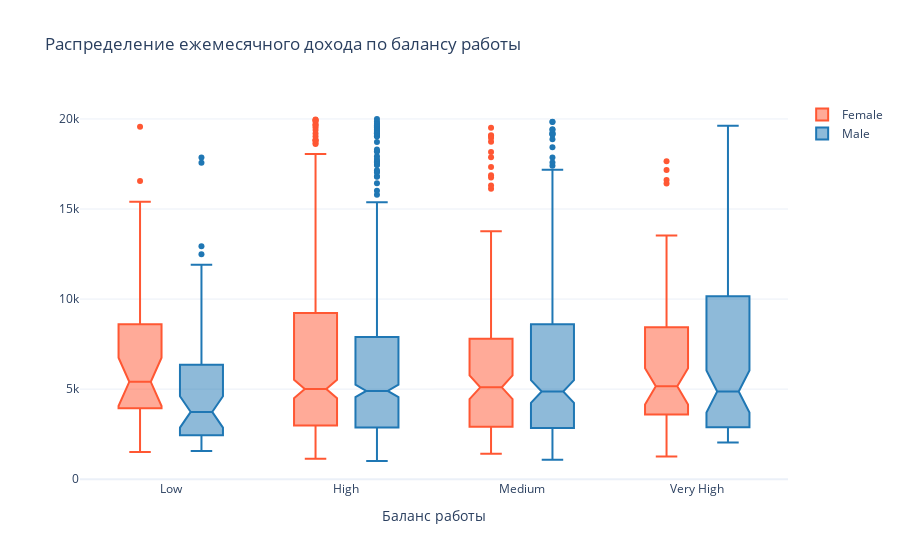

Notebook code for this chart:
### Markdown cell above
### Распределение ежемесячного дохода по балансу работы
У женщин с самой низкой оценкой баланса между работой и жизнью самая высокая медианная зарплата среди всех групп - 5400 долларов в месяц.

### Code cell
fig = go.Figure()

for i, gender in enumerate(df['Gender'].unique()):
    df_plot = df[df['Gender'] == gender]
    fig.add_trace(go.Box(
        x=df_plot['WorkLifeBalance'],
        y=df_plot['MonthlyIncome'],
        notched=True,
        line=dict(color=['#FF5733', '#1F77B4'][i]),
        name=gender
    ))

fig.update_layout(
    title='Распределение ежемесячного дохода по балансу работы',
    xaxis_title='Баланс работы',
    boxmode='group',
)

fig.show()

### Figure 1 — Plotly figure (JSON) as saved in the notebook; plotly's stock layout.template omitted (floating-point values rounded to 4 significant figures; data arrays with more than 128 entries replaced by an {"elided": "..."} marker saying what was removed)
{"data": [{"line": {"color": "#FF5733"}, "name": "Female", "notched": true, "type": "box", "x": {"elided": "588 str values"}, "y": {"elided": "588 int values"}}, {"line": {"color": "#1F77B4"}, "name": "Male", "notched": true, "type": "box", "x": {"elided": "882 str values"}, "y": {"elided": "882 int values"}}], "layout": {"boxmode": "group", "title": {"text": "Распределение ежемесячного дохода по балансу работы"}, "xaxis": {"title": {"text": "Баланс работы"}}}}
